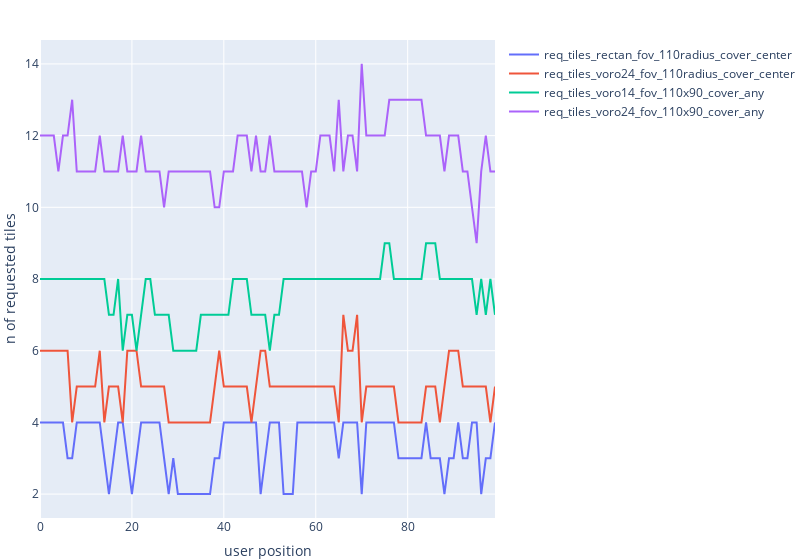
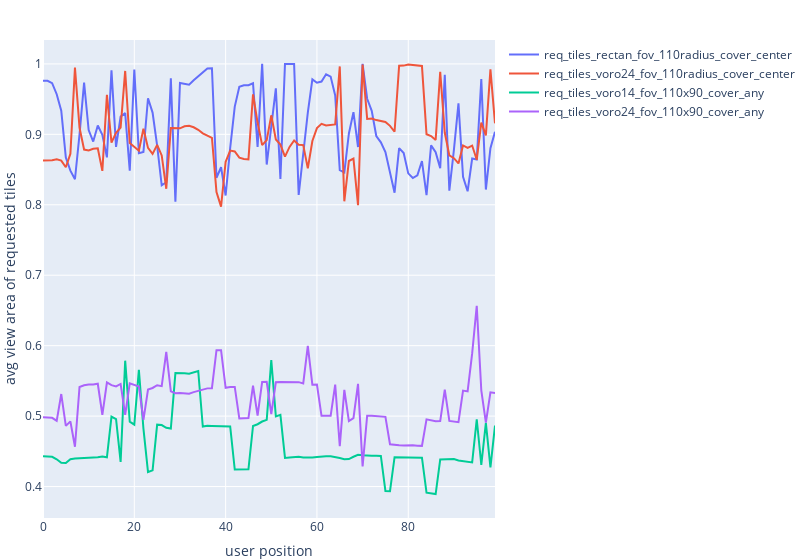
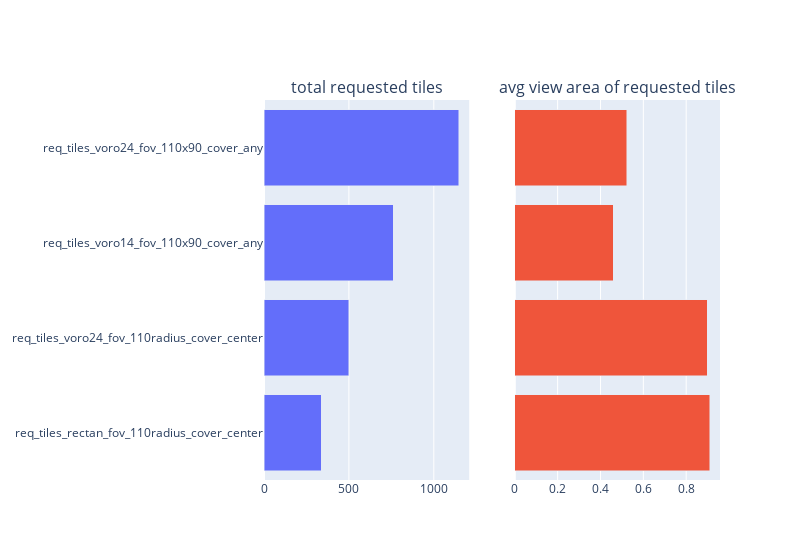

Notebook source saved alongside these figures, in order:
### Code cell
# -- heatmap from_position_to_tile_center_covered
from exp_voroni import *

# req_plot_per_func(get_traces_one_video_one_user(), [
req_plot_per_func(get_traces_one_video_one_user()[::], [
    # tiles_rectan_fov_20perc_cover,
    # tiles_rectan_fov_33perc_cover,
    req_tiles_rectan_fov_110radius_cover_center,
    req_tiles_voro24_fov_110radius_cover_center,
    req_tiles_voro14_fov_110x90_cover_any,
    req_tiles_voro24_fov_110x90_cover_any,
])
# ], True)

### Figure 1 — Plotly figure (JSON) as saved in the notebook; plotly's stock layout.template omitted (floating-point values rounded to 4 significant figures)
{"data": [{"mode": "lines", "name": "req_tiles_rectan_fov_110radius_cover_center", "type": "scatter", "y": [4, 4, 4, 4, 4, 4, 3, 3, 4, 4, 4, 4, 4, 4, 3, 2, 3, 4, 4, 3, 2, 3, 4, 4, 4, 4, 4, 3, 2, 3, 2, 2, 2, 2, 2, 2, 2, 2, 3, 3, 4, 4, 4, 4, 4, 4, 4, 4, 2, 3, 4, 4, 4, 2, 2, 2, 4, 4, 4, 4, 4, 4, 4, 4, 4, 3, 4, 4, 4, 4, 2, 4, 4, 4, 4, 4, 4, 4, 3, 3, 3, 3, 3, 3, 4, 3, 3, 3, 2, 3, 3, 4, 3, 3, 4, 4, 2, 3, 3, 4]}, {"mode": "lines", "name": "req_tiles_voro24_fov_110radius_cover_center", "type": "scatter", "y": [6, 6, 6, 6, 6, 6, 6, 4, 5, 5, 5, 5, 5, 6, 4, 5, 5, 5, 4, 6, 6, 6, 5, 5, 5, 5, 5, 5, 4, 4, 4, 4, 4, 4, 4, 4, 4, 4, 5, 6, 5, 5, 5, 5, 5, 5, 4, 5, 6, 6, 5, 5, 5, 5, 5, 5, 5, 5, 5, 5, 5, 5, 5, 5, 5, 4, 7, 6, 6, 7, 4, 5, 5, 5, 5, 5, 5, 5, 4, 4, 4, 4, 4, 4, 5, 5, 5, 4, 5, 6, 6, 6, 5, 5, 5, 5, 5, 5, 4, 5]}, {"mode": "lines", "name": "req_tiles_voro14_fov_110x90_cover_any", "type": "scatter", "y": [8, 8, 8, 8, 8, 8, 8, 8, 8, 8, 8, 8, 8, 8, 8, 7, 7, 8, 6, 7, 7, 6, 7, 8, 8, 7, 7, 7, 7, 6, 6, 6, 6, 6, 6, 7, 7, 7, 7, 7, 7, 7, 8, 8, 8, 8, 7, 7, 7, 7, 6, 7, 7, 8, 8, 8, 8, 8, 8, 8, 8, 8, 8, 8, 8, 8, 8, 8, 8, 8, 8, 8, 8, 8, 8, 9, 9, 8, 8, 8, 8, 8, 8, 8, 9, 9, 9, 8, 8, 8, 8, 8, 8, 8, 8, 7, 8, 7, 8, 7]}, {"mode": "lines", "name": "req_tiles_voro24_fov_110x90_cover_any", "type": "scatter", "y": [12, 12, 12, 12, 11, 12, 12, 13, 11, 11, 11, 11, 11, 12, 11, 11, 11, 11, 12, 11, 11, 11, 12, 11, 11, 11, 11, 10, 11, 11, 11, 11, 11, 11, 11, 11, 11, 11, 10, 10, 11, 11, 11, 12, 12, 12, 11, 12, 11, 11, 12, 11, 11, 11, 11, 11, 11, 11, 10, 11, 11, 12, 12, 12, 11, 13, 11, 12, 12, 11, 14, 12, 12, 12, 12, 12, 13, 13, 13, 13, 13, 13, 13, 13, 12, 12, 12, 12, 11, 12, 12, 12, 11, 11, 10, 9, 11, 12, 11, 11]}], "layout": {"margin": {"b": 0, "l": 0, "r": 0, "t": 40}, "width": 800, "xaxis": {"title": {"text": "user position"}}, "yaxis": {"title": {"text": "n of requested tiles"}}}}

### Figure 2 — Plotly figure (JSON) as saved in the notebook; plotly's stock layout.template omitted (floating-point values rounded to 4 significant figures)
{"data": [{"mode": "lines", "name": "req_tiles_rectan_fov_110radius_cover_center", "type": "scatter", "y": [0.9762, 0.9759, 0.9726, 0.957, 0.9336, 0.867, 0.8484, 0.8363, 0.8999, 0.9734, 0.9061, 0.8897, 0.9126, 0.8992, 0.8673, 0.9908, 0.8822, 0.9253, 0.9301, 0.8483, 0.9921, 0.8732, 0.8751, 0.9512, 0.9309, 0.8839, 0.8276, 0.832, 0.9795, 0.8043, 0.973, 0.972, 0.9705, 0.9767, 0.9824, 0.9893, 0.9936, 0.9939, 0.8384, 0.8533, 0.8132, 0.8809, 0.9394, 0.9676, 0.9696, 0.9698, 0.9725, 0.882, 1, 0.8571, 0.9071, 0.9653, 0.8367, 1, 1, 1, 0.8139, 0.8723, 0.9308, 0.978, 0.9733, 0.975, 0.9853, 0.982, 0.9551, 0.8492, 0.846, 0.9012, 0.9315, 0.8819, 1, 0.9505, 0.9334, 0.8976, 0.8886, 0.8748, 0.8453, 0.8172, 0.8804, 0.8734, 0.8446, 0.8379, 0.842, 0.8621, 0.8136, 0.8843, 0.8746, 0.8518, 0.9847, 0.8201, 0.8779, 0.944, 0.8396, 0.8192, 0.8656, 0.8642, 0.9784, 0.8216, 0.8803, 0.9035]}, {"mode": "lines", "name": "req_tiles_voro24_fov_110radius_cover_center", "type": "scatter", "y": [0.8627, 0.8627, 0.8634, 0.8646, 0.8628, 0.8532, 0.8725, 0.9947, 0.9093, 0.8785, 0.8772, 0.8795, 0.8801, 0.8482, 0.9561, 0.8883, 0.902, 0.9095, 0.99, 0.8876, 0.8816, 0.8768, 0.908, 0.8808, 0.8722, 0.885, 0.8701, 0.8228, 0.909, 0.9091, 0.9085, 0.9114, 0.9121, 0.91, 0.9065, 0.9014, 0.8978, 0.8951, 0.818, 0.7974, 0.8609, 0.877, 0.8757, 0.8669, 0.8651, 0.8644, 0.9568, 0.9167, 0.8846, 0.8918, 0.927, 0.8926, 0.8854, 0.8684, 0.8822, 0.8912, 0.8852, 0.8847, 0.8516, 0.8906, 0.9089, 0.9149, 0.9125, 0.913, 0.9141, 0.9964, 0.805, 0.8621, 0.8656, 0.7995, 0.999, 0.922, 0.9225, 0.9202, 0.9193, 0.9176, 0.912, 0.9037, 0.9973, 0.9976, 0.9992, 0.9986, 0.9978, 0.9971, 0.9001, 0.8975, 0.8921, 0.9889, 0.9022, 0.87, 0.8662, 0.8587, 0.8843, 0.8809, 0.8841, 0.8638, 0.9167, 0.8986, 0.9922, 0.9156]}, {"mode": "lines", "name": "req_tiles_voro14_fov_110x90_cover_any", "type": "scatter", "y": [0.443, 0.4429, 0.4422, 0.4387, 0.4338, 0.4334, 0.4389, 0.4399, 0.4401, 0.4406, 0.4407, 0.4404, 0.4415, 0.4428, 0.4415, 0.4993, 0.4957, 0.435, 0.5787, 0.4922, 0.4879, 0.5657, 0.4823, 0.4206, 0.423, 0.4878, 0.4873, 0.4835, 0.4824, 0.5611, 0.5614, 0.5608, 0.5603, 0.5622, 0.564, 0.4852, 0.4861, 0.486, 0.4856, 0.4852, 0.4851, 0.4853, 0.4242, 0.424, 0.4245, 0.4245, 0.486, 0.4885, 0.4923, 0.4947, 0.5796, 0.4997, 0.5019, 0.4406, 0.4413, 0.4419, 0.4423, 0.4413, 0.4412, 0.4414, 0.4421, 0.4431, 0.4431, 0.4431, 0.4423, 0.4405, 0.4388, 0.439, 0.4423, 0.4452, 0.4444, 0.4436, 0.4436, 0.4437, 0.4434, 0.3937, 0.3935, 0.4417, 0.4415, 0.4413, 0.442, 0.442, 0.4412, 0.4409, 0.3913, 0.39, 0.3893, 0.4383, 0.4385, 0.4393, 0.439, 0.437, 0.436, 0.4347, 0.4342, 0.4955, 0.4308, 0.4903, 0.4271, 0.4866]}, {"mode": "lines", "name": "req_tiles_voro24_fov_110x90_cover_any", "type": "scatter", "y": [0.4985, 0.4984, 0.4975, 0.4933, 0.5313, 0.4862, 0.4926, 0.4565, 0.5414, 0.5438, 0.545, 0.545, 0.546, 0.5019, 0.5477, 0.5439, 0.5421, 0.5456, 0.5017, 0.5466, 0.5443, 0.542, 0.4947, 0.5378, 0.54, 0.5439, 0.5426, 0.5911, 0.5351, 0.5324, 0.5328, 0.5324, 0.5319, 0.5341, 0.536, 0.5382, 0.5394, 0.5396, 0.5936, 0.5935, 0.5402, 0.5413, 0.5415, 0.4966, 0.4971, 0.4972, 0.5434, 0.5006, 0.5486, 0.5487, 0.5027, 0.5482, 0.5484, 0.5484, 0.5486, 0.5485, 0.5482, 0.5464, 0.5998, 0.5445, 0.5448, 0.5004, 0.5005, 0.5004, 0.5448, 0.4573, 0.5372, 0.4929, 0.497, 0.5459, 0.4287, 0.5006, 0.5005, 0.5001, 0.4997, 0.499, 0.4601, 0.4588, 0.4586, 0.4583, 0.4588, 0.4587, 0.4579, 0.4578, 0.4955, 0.4939, 0.4929, 0.4929, 0.5375, 0.4932, 0.4927, 0.4914, 0.5363, 0.5351, 0.589, 0.6567, 0.5366, 0.4907, 0.5337, 0.5329]}], "layout": {"margin": {"b": 0, "l": 0, "r": 0, "t": 40}, "width": 800, "xaxis": {"title": {"text": "user position"}}, "yaxis": {"title": {"text": "avg view area of requested tiles"}}}}

### Figure 3 — Plotly figure (JSON) as saved in the notebook; plotly's stock layout.template omitted (floating-point values rounded to 4 significant figures)
{"data": [{"orientation": "h", "type": "bar", "x": [337, 499, 762, 1148], "xaxis": "x", "y": ["req_tiles_rectan_fov_110radius_cover_center", "req_tiles_voro24_fov_110radius_cover_center", "req_tiles_voro14_fov_110x90_cover_any", "req_tiles_voro24_fov_110x90_cover_any"], "yaxis": "y"}, {"orientation": "h", "type": "bar", "x": [0.9099, 0.8994, 0.4603, 0.5214], "xaxis": "x2", "y": ["req_tiles_rectan_fov_110radius_cover_center", "req_tiles_voro24_fov_110radius_cover_center", "req_tiles_voro14_fov_110x90_cover_any", "req_tiles_voro24_fov_110x90_cover_any"], "yaxis": "y2"}], "layout": {"annotations": [{"font": {"size": 16}, "showarrow": false, "text": "total requested tiles", "x": 0.225, "xanchor": "center", "xref": "paper", "y": 1, "yanchor": "bottom", "yref": "paper"}, {"font": {"size": 16}, "showarrow": false, "text": "avg view area of requested tiles", "x": 0.775, "xanchor": "center", "xref": "paper", "y": 1, "yanchor": "bottom", "yref": "paper"}], "barmode": "stack", "showlegend": false, "width": 800, "xaxis": {"anchor": "y", "domain": [0, 0.45]}, "xaxis2": {"anchor": "y2", "domain": [0.55, 1]}, "yaxis": {"anchor": "x", "domain": [0, 1]}, "yaxis2": {"anchor": "x2", "domain": [0, 1], "matches": "y", "showticklabels": false}}}
